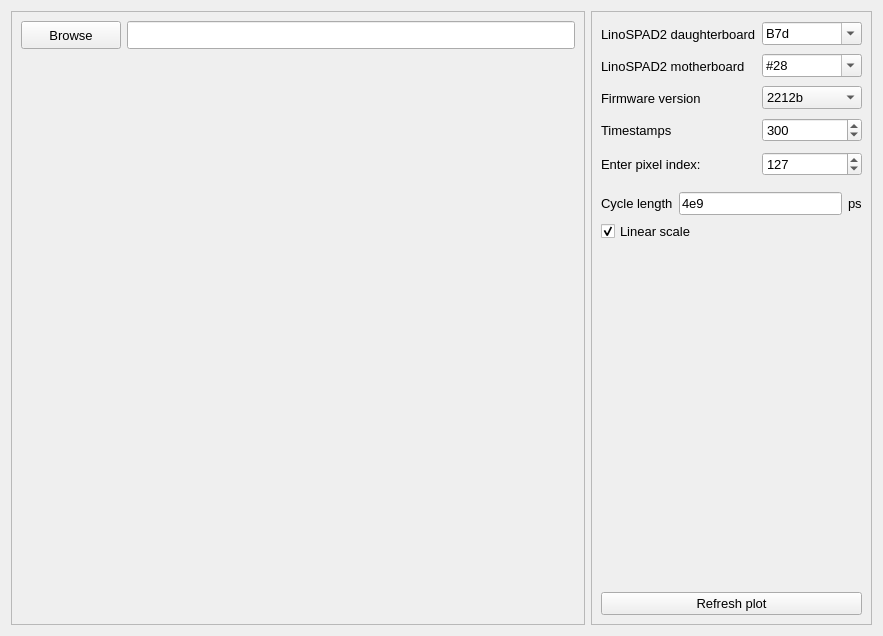
<?xml version="1.0" encoding="UTF-8"?>
<ui version="4.0">
 <class>Form</class>
 <widget class="QWidget" name="Form">
  <property name="geometry">
   <rect>
    <x>0</x>
    <y>0</y>
    <width>883</width>
    <height>636</height>
   </rect>
  </property>
  <property name="windowTitle">
   <string>Form</string>
  </property>
  <layout class="QGridLayout" name="gridLayout_2">
   <item row="0" column="0">
    <widget class="QFrame" name="frame">
     <property name="sizePolicy">
      <sizepolicy hsizetype="Expanding" vsizetype="Expanding">
       <horstretch>0</horstretch>
       <verstretch>0</verstretch>
      </sizepolicy>
     </property>
     <property name="frameShape">
      <enum>QFrame::StyledPanel</enum>
     </property>
     <property name="frameShadow">
      <enum>QFrame::Raised</enum>
     </property>
     <layout class="QGridLayout" name="gridLayout">
      <item row="0" column="2">
       <widget class="QLineEdit" name="lineEdit_browse">
        <property name="sizePolicy">
         <sizepolicy hsizetype="Expanding" vsizetype="Fixed">
          <horstretch>0</horstretch>
          <verstretch>0</verstretch>
         </sizepolicy>
        </property>
        <property name="minimumSize">
         <size>
          <width>0</width>
          <height>28</height>
         </size>
        </property>
       </widget>
      </item>
      <item row="0" column="0" colspan="2">
       <widget class="QPushButton" name="pushButton_browse">
        <property name="sizePolicy">
         <sizepolicy hsizetype="Fixed" vsizetype="Fixed">
          <horstretch>0</horstretch>
          <verstretch>0</verstretch>
         </sizepolicy>
        </property>
        <property name="minimumSize">
         <size>
          <width>100</width>
          <height>28</height>
         </size>
        </property>
        <property name="font">
         <font>
          <pointsize>10</pointsize>
         </font>
        </property>
        <property name="text">
         <string>Browse</string>
        </property>
       </widget>
      </item>
      <item row="1" column="0" colspan="3">
       <widget class="QWidget" name="widget_figure" native="true">
        <property name="sizePolicy">
         <sizepolicy hsizetype="Preferred" vsizetype="Preferred">
          <horstretch>0</horstretch>
          <verstretch>0</verstretch>
         </sizepolicy>
        </property>
        <property name="minimumSize">
         <size>
          <width>500</width>
          <height>425</height>
         </size>
        </property>
        <property name="font">
         <font>
          <pointsize>15</pointsize>
         </font>
        </property>
       </widget>
      </item>
      <item row="5" column="0" colspan="3">
       <spacer name="verticalSpacer">
        <property name="orientation">
         <enum>Qt::Vertical</enum>
        </property>
        <property name="sizeType">
         <enum>QSizePolicy::Fixed</enum>
        </property>
        <property name="sizeHint" stdset="0">
         <size>
          <width>20</width>
          <height>5</height>
         </size>
        </property>
       </spacer>
      </item>
     </layout>
    </widget>
   </item>
   <item row="0" column="1">
    <widget class="QFrame" name="frame_2">
     <property name="sizePolicy">
      <sizepolicy hsizetype="Fixed" vsizetype="Preferred">
       <horstretch>0</horstretch>
       <verstretch>0</verstretch>
      </sizepolicy>
     </property>
     <property name="toolTip">
      <string>asdf</string>
     </property>
     <property name="frameShape">
      <enum>QFrame::StyledPanel</enum>
     </property>
     <property name="frameShadow">
      <enum>QFrame::Raised</enum>
     </property>
     <layout class="QVBoxLayout" name="verticalLayout">
      <item>
       <layout class="QHBoxLayout" name="horizontalLayout_7">
        <item>
         <widget class="QLabel" name="label_comboBox_mask_2">
          <property name="enabled">
           <bool>true</bool>
          </property>
          <property name="minimumSize">
           <size>
            <width>0</width>
            <height>26</height>
           </size>
          </property>
          <property name="font">
           <font>
            <pointsize>10</pointsize>
           </font>
          </property>
          <property name="toolTip">
           <string/>
          </property>
          <property name="text">
           <string>LinoSPAD2 daughterboard</string>
          </property>
          <property name="alignment">
           <set>Qt::AlignLeading|Qt::AlignLeft|Qt::AlignVCenter</set>
          </property>
         </widget>
        </item>
        <item>
         <widget class="QComboBox" name="comboBox_boardNumber">
          <property name="enabled">
           <bool>true</bool>
          </property>
          <property name="sizePolicy">
           <sizepolicy hsizetype="Fixed" vsizetype="Fixed">
            <horstretch>0</horstretch>
            <verstretch>0</verstretch>
           </sizepolicy>
          </property>
          <property name="minimumSize">
           <size>
            <width>100</width>
            <height>0</height>
           </size>
          </property>
          <property name="font">
           <font>
            <pointsize>10</pointsize>
           </font>
          </property>
          <property name="editable">
           <bool>true</bool>
          </property>
          <item>
           <property name="text">
            <string>B7d</string>
           </property>
          </item>
          <item>
           <property name="text">
            <string>NL11</string>
           </property>
          </item>
          <item>
           <property name="text">
            <string>A5</string>
           </property>
          </item>
          <item>
           <property name="text">
            <string>D2b</string>
           </property>
          </item>
         </widget>
        </item>
       </layout>
      </item>
      <item>
       <layout class="QHBoxLayout" name="horizontalLayout_8" stretch="0,0">
        <property name="spacing">
         <number>6</number>
        </property>
        <property name="sizeConstraint">
         <enum>QLayout::SetFixedSize</enum>
        </property>
        <property name="topMargin">
         <number>0</number>
        </property>
        <property name="bottomMargin">
         <number>0</number>
        </property>
        <item>
         <widget class="QLabel" name="label_comboBox_mb_2">
          <property name="minimumSize">
           <size>
            <width>0</width>
            <height>26</height>
           </size>
          </property>
          <property name="font">
           <font>
            <pointsize>10</pointsize>
           </font>
          </property>
          <property name="text">
           <string>LinoSPAD2 motherboard</string>
          </property>
         </widget>
        </item>
        <item>
         <widget class="QComboBox" name="comboBox_mb_2">
          <property name="sizePolicy">
           <sizepolicy hsizetype="Fixed" vsizetype="Fixed">
            <horstretch>0</horstretch>
            <verstretch>0</verstretch>
           </sizepolicy>
          </property>
          <property name="minimumSize">
           <size>
            <width>100</width>
            <height>0</height>
           </size>
          </property>
          <property name="font">
           <font>
            <pointsize>10</pointsize>
           </font>
          </property>
          <property name="editable">
           <bool>true</bool>
          </property>
          <item>
           <property name="text">
            <string>#28</string>
           </property>
          </item>
          <item>
           <property name="text">
            <string>#33</string>
           </property>
          </item>
          <item>
           <property name="text">
            <string>#21</string>
           </property>
          </item>
          <item>
           <property name="text">
            <string>#36</string>
           </property>
          </item>
          <item>
           <property name="text">
            <string>#37</string>
           </property>
          </item>
          <item>
           <property name="text">
            <string>#4</string>
           </property>
          </item>
          <item>
           <property name="text">
            <string>#29</string>
           </property>
          </item>
         </widget>
        </item>
       </layout>
      </item>
      <item>
       <layout class="QHBoxLayout" name="horizontalLayout_9">
        <property name="bottomMargin">
         <number>0</number>
        </property>
        <item>
         <widget class="QLabel" name="label_FW_2">
          <property name="minimumSize">
           <size>
            <width>0</width>
            <height>26</height>
           </size>
          </property>
          <property name="font">
           <font>
            <pointsize>10</pointsize>
           </font>
          </property>
          <property name="text">
           <string>Firmware version</string>
          </property>
          <property name="alignment">
           <set>Qt::AlignLeading|Qt::AlignLeft|Qt::AlignVCenter</set>
          </property>
         </widget>
        </item>
        <item>
         <widget class="QComboBox" name="comboBox_FW">
          <property name="sizePolicy">
           <sizepolicy hsizetype="Fixed" vsizetype="Fixed">
            <horstretch>0</horstretch>
            <verstretch>0</verstretch>
           </sizepolicy>
          </property>
          <property name="minimumSize">
           <size>
            <width>100</width>
            <height>0</height>
           </size>
          </property>
          <property name="font">
           <font>
            <pointsize>10</pointsize>
           </font>
          </property>
          <item>
           <property name="text">
            <string>2212b</string>
           </property>
          </item>
          <item>
           <property name="text">
            <string>2208</string>
           </property>
          </item>
          <item>
           <property name="text">
            <string>2212s</string>
           </property>
          </item>
         </widget>
        </item>
       </layout>
      </item>
      <item>
       <layout class="QHBoxLayout" name="horizontalLayout_11">
        <item>
         <widget class="QLabel" name="label_timestamps_2">
          <property name="minimumSize">
           <size>
            <width>0</width>
            <height>26</height>
           </size>
          </property>
          <property name="font">
           <font>
            <pointsize>10</pointsize>
           </font>
          </property>
          <property name="toolTip">
           <string>&lt;html&gt;&lt;head/&gt;&lt;body&gt;&lt;p&gt;Number of timestamps per pixel per acquisition cycle. The default is 512.&lt;/p&gt;&lt;/body&gt;&lt;/html&gt;</string>
          </property>
          <property name="lineWidth">
           <number>0</number>
          </property>
          <property name="text">
           <string>Timestamps</string>
          </property>
          <property name="textFormat">
           <enum>Qt::PlainText</enum>
          </property>
          <property name="alignment">
           <set>Qt::AlignLeading|Qt::AlignLeft|Qt::AlignVCenter</set>
          </property>
         </widget>
        </item>
        <item>
         <widget class="QSpinBox" name="spinBox_timestamps">
          <property name="sizePolicy">
           <sizepolicy hsizetype="Fixed" vsizetype="Fixed">
            <horstretch>0</horstretch>
            <verstretch>0</verstretch>
           </sizepolicy>
          </property>
          <property name="minimumSize">
           <size>
            <width>100</width>
            <height>0</height>
           </size>
          </property>
          <property name="font">
           <font>
            <pointsize>10</pointsize>
           </font>
          </property>
          <property name="maximum">
           <number>1536</number>
          </property>
          <property name="value">
           <number>300</number>
          </property>
         </widget>
        </item>
       </layout>
      </item>
      <item>
       <layout class="QHBoxLayout" name="horizontalLayout_5">
        <property name="spacing">
         <number>0</number>
        </property>
        <property name="topMargin">
         <number>0</number>
        </property>
        <property name="bottomMargin">
         <number>7</number>
        </property>
        <item>
         <widget class="QLabel" name="label_enterPixNumber">
          <property name="enabled">
           <bool>true</bool>
          </property>
          <property name="minimumSize">
           <size>
            <width>100</width>
            <height>30</height>
           </size>
          </property>
          <property name="font">
           <font>
            <pointsize>10</pointsize>
           </font>
          </property>
          <property name="text">
           <string>Enter pixel index:</string>
          </property>
          <property name="textFormat">
           <enum>Qt::AutoText</enum>
          </property>
          <property name="scaledContents">
           <bool>false</bool>
          </property>
         </widget>
        </item>
        <item>
         <widget class="QSpinBox" name="spinBox_enterPixNumber">
          <property name="sizePolicy">
           <sizepolicy hsizetype="Fixed" vsizetype="Fixed">
            <horstretch>0</horstretch>
            <verstretch>0</verstretch>
           </sizepolicy>
          </property>
          <property name="minimumSize">
           <size>
            <width>100</width>
            <height>0</height>
           </size>
          </property>
          <property name="font">
           <font>
            <pointsize>10</pointsize>
           </font>
          </property>
          <property name="maximum">
           <number>255</number>
          </property>
          <property name="value">
           <number>127</number>
          </property>
         </widget>
        </item>
       </layout>
      </item>
      <item>
       <layout class="QHBoxLayout" name="horizontalLayout">
        <item>
         <widget class="QLabel" name="label_cycle_length">
          <property name="font">
           <font>
            <pointsize>10</pointsize>
           </font>
          </property>
          <property name="text">
           <string>Cycle length</string>
          </property>
         </widget>
        </item>
        <item>
         <widget class="QLineEdit" name="lineEdit_cycleLength">
          <property name="font">
           <font>
            <pointsize>10</pointsize>
           </font>
          </property>
          <property name="text">
           <string>4e9</string>
          </property>
         </widget>
        </item>
        <item>
         <widget class="QLabel" name="label">
          <property name="font">
           <font>
            <pointsize>10</pointsize>
           </font>
          </property>
          <property name="text">
           <string>ps</string>
          </property>
         </widget>
        </item>
       </layout>
      </item>
      <item>
       <layout class="QHBoxLayout" name="horizontalLayout_12">
        <property name="bottomMargin">
         <number>0</number>
        </property>
        <item>
         <widget class="QCheckBox" name="checkBox_linearScale_2">
          <property name="font">
           <font>
            <pointsize>10</pointsize>
           </font>
          </property>
          <property name="text">
           <string>Linear scale</string>
          </property>
          <property name="checked">
           <bool>true</bool>
          </property>
         </widget>
        </item>
       </layout>
      </item>
      <item>
       <spacer name="verticalSpacer_2">
        <property name="orientation">
         <enum>Qt::Vertical</enum>
        </property>
        <property name="sizeHint" stdset="0">
         <size>
          <width>20</width>
          <height>40</height>
         </size>
        </property>
       </spacer>
      </item>
      <item>
       <widget class="QPushButton" name="pushButton_refreshPlot">
        <property name="font">
         <font>
          <pointsize>10</pointsize>
         </font>
        </property>
        <property name="text">
         <string>Refresh plot</string>
        </property>
       </widget>
      </item>
     </layout>
    </widget>
   </item>
  </layout>
 </widget>
 <resources/>
 <connections/>
</ui>
